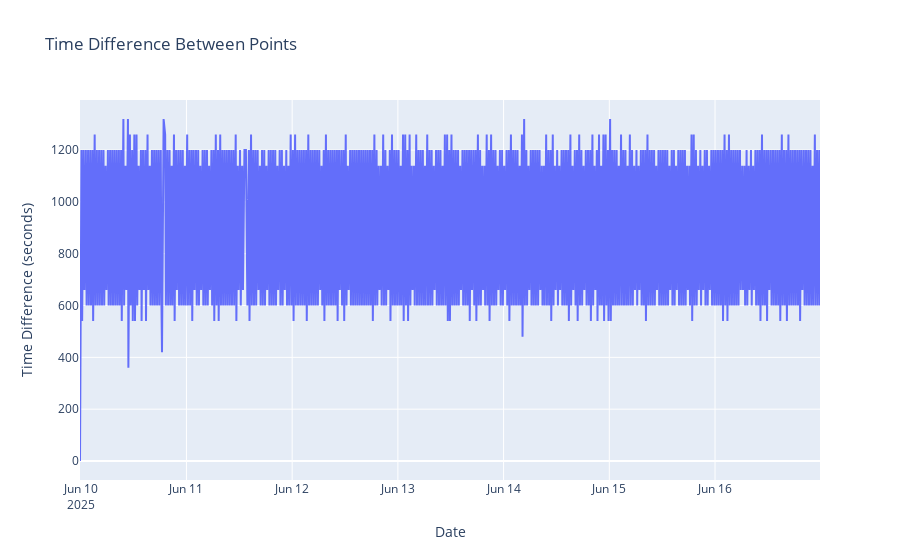

The notebook cell this image was saved under:
### Code cell
# calculate the time difference between each point
time_diff = ex_test["ds"].diff().dt.total_seconds().fillna(0)

# calculate the mean time difference
mean_time_diff = time_diff.mean()
print(f"Mean time difference between points: {mean_time_diff} seconds")
time_diff
# plot the time difference
import plotly.express as px
fig = px.line(
    x=ex_test["ds"],
    y=time_diff,
    title="Time Difference Between Points",
    labels={"x": "Date", "y": "Time Difference (seconds)"},
)
fig.show()

### Figure 1 — Plotly figure (JSON) as saved in the notebook; plotly's stock layout.template omitted (floating-point values rounded to 4 significant figures; data arrays with more than 128 entries replaced by an {"elided": "..."} marker saying what was removed)
{"data": [{"hovertemplate": "Date=%{x}<br>Time Difference (seconds)=%{y}<extra></extra>", "legendgroup": "", "line": {"color": "#636efa", "dash": "solid"}, "marker": {"symbol": "circle"}, "mode": "lines", "name": "", "orientation": "v", "showlegend": false, "type": "scatter", "x": {"elided": "673 str values"}, "xaxis": "x", "y": {"elided": "673 float values"}, "yaxis": "y"}], "layout": {"legend": {"tracegroupgap": 0}, "title": {"text": "Time Difference Between Points"}, "xaxis": {"anchor": "y", "domain": [0, 1], "title": {"text": "Date"}}, "yaxis": {"anchor": "x", "domain": [0, 1], "title": {"text": "Time Difference (seconds)"}}}}
